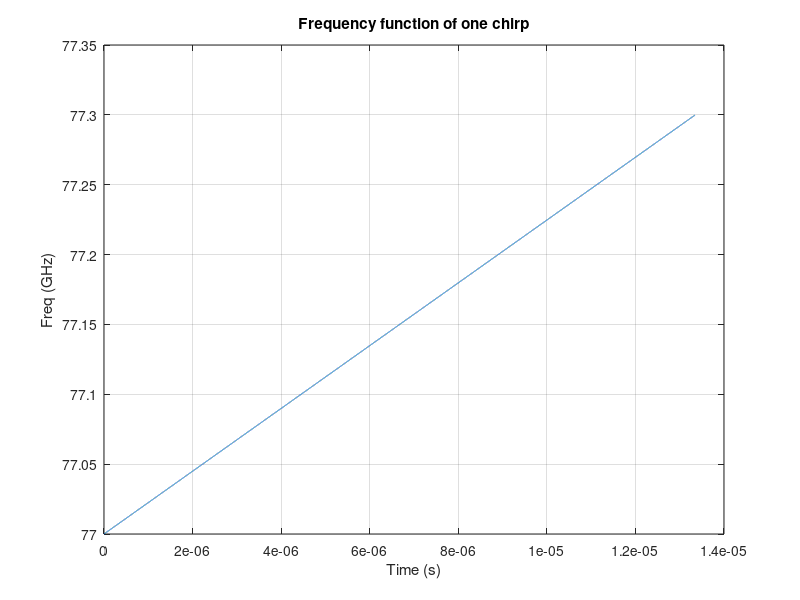
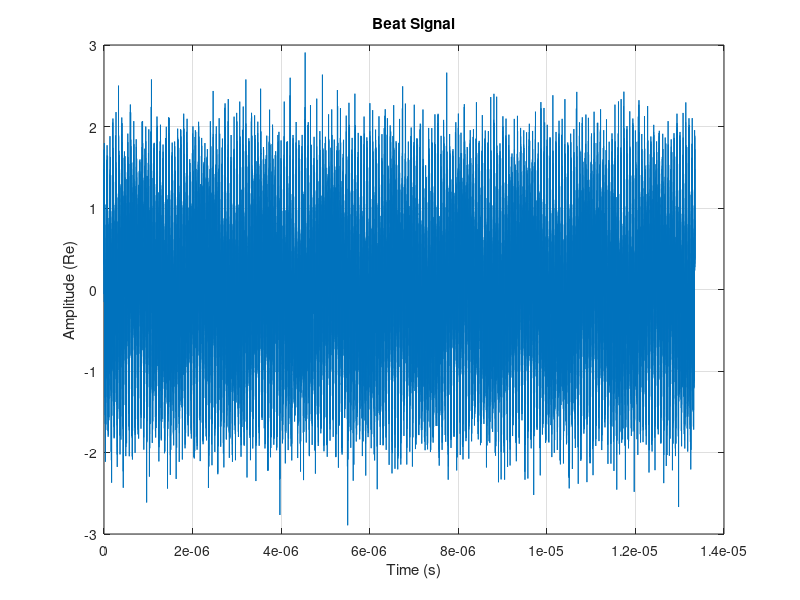
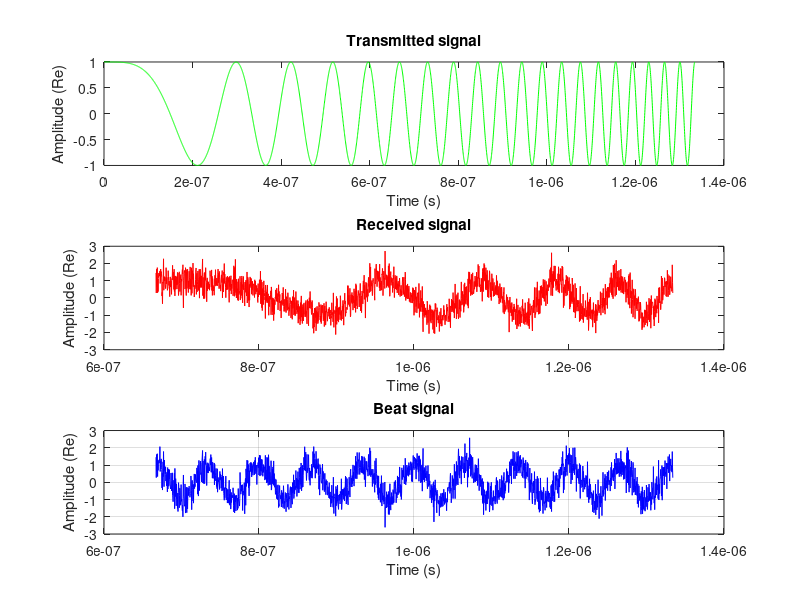
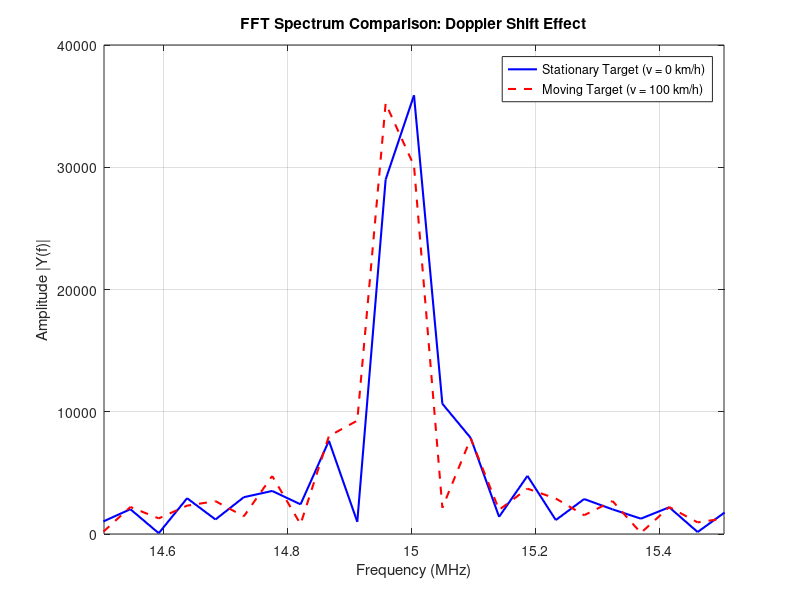

Write the MATLAB code that produced these figures, in order. (Note: this script raises an error after producing the figures.)
clc;
clear;
close all;

% #### PART 1 MANUAL DEFINITION OF SIGNALS ####
               
c = 299792458;  % Light speed const in m/s
fc = 77e9;      % Carrier frequency (77 GHz - standard for automotive radars)

% ---- Project requirements -----

max_range = 200;                        % Maximal range in meters
range_resolution = 0.5;                 % Minimal distinguishable difference in distance in meters
max_velocity = 150;                     % Maximal velocity of measured target in km/h
bandwidth_ = c / (2*range_resolution);  % Bandwidth of our signal 
t_of_flight = 2*max_range/c;            % Time required to signal travel both ways 

% Value below is increased by some factor in order to obtain sufficient
% amount of time to compare it to beat signal
t_sweep = 10 * t_of_flight;             % Duration of 1 chirp 
slope = bandwidth_/t_sweep;             % Frequency slope of chirp
fs = 10*bandwidth_;                     % Sampling frequency

% Ploting parameters
disp(['System parameters        ', 'value']);
disp('------------------------------------');
disp(['Carrier frequency :      ', num2str(fc/1e9), ' GHz']);
disp(['Maximum target range:    ', num2str(max_range), ' m']);
disp(['Measurement resolution:  ', num2str(range_resolution), ' m']);
disp(['Maximum target velocity: ', num2str(max_velocity), ' km/h']);
disp(['Chirp time :             ', num2str(t_sweep*1e6), ' us']);
disp(['Bandwidth :              ', num2str(bandwidth_/1e9), ' GHz']);
disp(['Chirp time (t_sweep):    ', num2str(t_sweep*1e6), ' us']);
disp(['Slope:                   ', num2str(slope/1e12), ' THz/s']);
disp(['Sampling frequency:      ', num2str(fs/1e9), ' GHz']);
disp(' ');

% ---- Target definition ---- 
target_range_0 = 100;   % In meters
target_vel_0 = 0;       % In km/h

target_range_1 = target_range_0;   % In meters
target_vel_1 = 100;     % In km/h

% ---- Signal definition ----

t = 0: (1/fs) : t_sweep;             % Time vector for one chirp
phase_tx = (2*pi*slope*t.^2)/2;      % Phase of one chirp
signal_tx = exp(1j * phase_tx);      % Definition of transitted signal

% % Diagnostic print
% figure;
% plot(t(1:500), real(signal_tx(1:500)));
% title('Begining of transmition signal (Re)');
% xlabel('Time (s)');
% ylabel('Amplittude');
freq_function = (fc + slope * t)/1e9;
figure;
plot(t, freq_function);
title('Frequency function of one chirp');
xlabel('Time (s)');
ylabel('Freq (GHz)');
grid on;
% ---- Signal propagation and echo ----

%Calculation for our first target (target_0)
tau = (2 * target_range_0) / c;                                         % This is our signal travel time (round-trip)
lambda = c / fc;                                                        % wavelenght
f_d_0 = (2 * target_vel_0 * 1000 / 3600) / lambda;                      % Doppler frequency 
phase_rx = (2 * pi * slope * (t-tau).^2) / 2;                           % Reciving signal phase
doppler_shift_signal_0 = exp(1j * 2 * pi * f_d_0 * t);                  % Generationg doppler shift signal
noise = 0.5 * (randn(size(t)) + 1j * randn(size(t)));                   % Generating complex gausian noise 
signal_rx_0 = (exp(1j * phase_rx) .* doppler_shift_signal_0) + noise;   % Return signal with noise and phase shift

%Calculation for our first target (target_1)
f_d_1 = (2 * target_vel_1 * 1000 / 3600) / lambda;                      % Doppler frequency 
doppler_shift_signal_1 = exp(1j * 2 * pi * f_d_1 * t);                  % Generationg doppler shift signal
signal_rx_1 = (exp(1j * phase_rx) .* doppler_shift_signal_1) + noise;   % Return signal with noise and phase shift


% We multiply signals to make use of exponent adding properiety of a
% signals
disp('Comparison od stationary and non stationary target');
disp('------------------------------------');
disp(['Travel time for target_0:              ', num2str(tau), ' s']);
disp(['Doppler freqency for target_0 (vel=0): ', num2str(f_d_0/1e6), ' MHz']);
disp(['Travel time for target_1:              ', num2str(tau), ' s']);
disp(['Doppler freqency for target_1 (vel>0): ', num2str(f_d_1/1e6), ' MHz']);
% ---- Beat signal ----

beat_signal_0 = signal_tx .* conj(signal_rx_0);                         % Generating beat signal for target_0
beat_signal_1 = signal_tx .* conj(signal_rx_1);                         % Generating beat signal for target_1
% Beat signal is generated using Complex Conjugate function, by that we
% ramowe our tx component of recived signal (we subtract it)

% ---- printing results ----
figure;
plot(t, real(beat_signal_0));
title('Beat Signal');
xlabel('Time (s)');
ylabel('Amplitude (Re)');
grid on;
figure;
subplot(3,1,1);
plot(t(1:4000), real(signal_tx(1:4000)),'-g');
xlabel('Time (s)');
ylabel('Amplitude (Re)');
title('Transmitted signal');
subplot(3,1,2);
t_start = round(tau*fs)+1;
plot(t(t_start:4000), real(signal_rx_0(t_start:4000)),'-r');
xlabel('Time (s)');
ylabel('Amplitude (Re)');
title('Received signal');
subplot(3,1,3);
plot(t(t_start:4000), real(beat_signal_0(t_start:4000)),'-b');
title('Beat signal');
xlabel('Time (s)');
ylabel('Amplitude (Re)');
grid on;

% ---- Fast Fourier Transform

% For target_0
beat_signal_cleaned_0 = beat_signal_0(t_start:end);        % Cutting of first samples (before received signal arivall)
N_fft_0 = 2^nextpow2(length(beat_signal_cleaned_0));       % Optymalizing fft transform function
fft_0 = fft(beat_signal_cleaned_0, N_fft_0);               % Fast Fourier transform
fft_shifted_0 = fftshift(fft_0);                           % Shifting order

% For target_1
beat_signal_cleaned_1 = beat_signal_1(t_start:end);        % Cutting of first samples (before received signal arivall)
N_fft_1 = 2^nextpow2(length(beat_signal_cleaned_1));       % Optymalizing fft transform function
fft_1 = fft(beat_signal_cleaned_1, N_fft_1);               % Fast Fourier transform
fft_shifted_1 = fftshift(fft_1);                           % Shifting order

f_axis = fs * (-N_fft_0/2 : N_fft_0/2 - 1) / N_fft_0;      % Axis for fft ploting

% FFT ploting
figure;
plot(f_axis/1e6, abs(fft_shifted_0), 'b-', 'LineWidth', 1.5); 
hold on;
plot(f_axis/1e6, abs(fft_shifted_1), 'r--', 'LineWidth', 1.5); 
hold off;
grid on;
title('FFT Spectrum Comparison: Doppler Shift Effect');
xlabel('Frequency (MHz)');
ylabel('Amplitude |Y(f)|');
legend('Stationary Target (v = 0 km/h)', 'Moving Target (v = 100 km/h)');
% Zoom settings
[~, idx_peak] = max(abs(fft_shifted_0));
f_peak_MHz = f_axis(idx_peak) / 1e6;
zoom = 0.5; 
xlim([f_peak_MHz - zoom, f_peak_MHz + zoom]);

% ---- Spectrogram of chirp ----

%Spectrogram parametrs
window_size = 1024;
overlap = 1000;
nfft = 2048;
% Spectrogram plotting 
figure;
[s, f, t_spec] = spectrogram(signal_tx, window_size, overlap, nfft, fs);    % Generating data for spectrogram plot
s_db = 10 * log10((abs(s)).^2 +eps);                                        % Converting to db Power scale , we add eps, which is relly inrelevant
                                                                            % positive number that allows to deal with log10(0) = -inf rule and by that we can scale our spectrogram properetly 
imagesc(t_spec * 1e6, f / 1e6, s_db);                                       % Plotting spectrogram
ylim([0, bandwidth_ / 1e6]);
max_val = max(s_db(:));                                                     % Regulate renges of colorbar to get clear colour image
clim([max_val - 60, max_val]); 
set(gca, 'YDir', 'normal');                                                 % We rotate y axis to obtain growing in up direction
colormap('jet');
c = colorbar;
c.Label.String = 'Power (dB)';
title('Spetrogram of transmitted signal (TX Chirp)');
xlabel('Time (us)');
ylabel('Frequency (MHz)');

%% 
%   #### PART 2 REALIZATION USING PHASED ARRAY SYSTEM TOOLBOX ####

clc;
clear all;

c = 299792458;  % Light speed const in m/s
fc = 77e9;      % Carrier frequency (77 GHz - standard for automotive radars)
lambda = c/fc;  % Wavelength 

% ---- Project requirements -----

max_range = 200;                                % Maximal range in meters
t_sweep = 5.5 * range2time(max_range, c);       % Duration of 1 chirp 
range_resolution = 0.5;                         % Minimal distinguishable difference in distance in meters
bandwidth_ = rangeres2bw(range_resolution, c);  % Bandwidth of our signal 
slope = bandwidth_/t_sweep;                     % Frequency slope of chirp
fr_max = range2beat(max_range,slope,c);         % Obtaining max freq component of beat signal colerated to distance
max_velocity = 150*1000/3600;                   % Max velocity in meters per second
fd_max = speed2dop(2*max_velocity,lambda);      % Obtaining max freq component of beat signal colerated to speed
fb_max = fr_max+fd_max;                         % Maximum beat signal freq containing distance component as well as velocity component


% ---- HINT ---- 
%{ 
Because an FMCW signal often occupies a large bandwidth, setting the sample rate blindly to twice the bandwidth often 
stresses the capability of A/D converter hardware. To address this issue, you can often choose a lower sample rate.
Consider two things here:

* For a complex sampled signal, the sample rate can be set to the same as the bandwidth.
* FMCW radars estimate the target range using the beat frequency embedded in the dechirped signal. 
   The maximum beat frequency the radar needs to detect is the sum of the beat frequency corresponding to the
   maximum range and the maximum Doppler frequency. Hence, the sample rate only needs to be twice the maximum beat frequency.
%}

fs = max(2*fb_max, bandwidth_); % Securing sample time to meet sapling requirement

%{
 For our simulation purpuses we use bandwidth sampling frequency becausewe want to 
 generate our tx_signal. In real radar decoding rx is proceeded in analog
 mixer so we anly need sufficient sampling freq to decode beat signal.
%}

waveform = phased.FMCWWaveform('SweepTime',t_sweep, ...
    'SweepBandwidth',bandwidth_, ...
    'SampleRate',fs, ...
    'SweepInterval', 'Positive');

figure(1);
signal_tx = waveform();
subplot(211); plot(0:1/fs:t_sweep-1/fs,real(signal_tx));
xlabel('Time (s)'); ylabel('Amplitude (v)');
title('FMCW signal (aliasing)'); axis tight;
subplot(212); spectrogram(signal_tx,32,16,32,fs,'yaxis');
title('FMCW signal spectrogram');

% ---- Target definition ---- 

target_range = 100;
target_speed = -96*1000/3600;
car_rcs = db2pow(min(10*log10(target_range)+5,20));      % Simulation of changing size of our target based on a distance  

target = phased.RadarTarget( ...                           % Definition of our target system object from electromagnetic side 
    'MeanRCS',car_rcs, ...
    'PropagationSpeed',c,...
    'OperatingFrequency',fc);

target_motion = phased.Platform( ...                       % Definition another system object which describes movement of a target
    'InitialPosition',[target_range;0;0.5],...
    'Velocity',[target_speed;0;0]);

channel = phased.FreeSpace( ...                            % Definition of another system object which describes wave propagation model
    'PropagationSpeed',c,...
    'OperatingFrequency',fc, ...
    'SampleRate',fs, ...
    'TwoWayPropagation',true);

% Hardware config
ant_aperture = 6.06e-4;                         % in square meter
ant_gain = aperture2gain(ant_aperture,lambda);  % in dB

tx_ppower = db2pow(5)*1e-3;                     % in watts
tx_gain = 9+ant_gain;                           % in dB

rx_gain = 15+ant_gain;                          % in dB
rx_nf = 4.5;                                    % in dB

% Definition of transmiter and receiver system objects
transmitter = phased.Transmitter('PeakPower',tx_ppower,'Gain',tx_gain);
receiver = phased.ReceiverPreamp('Gain',rx_gain,'NoiseFigure',rx_nf,'SampleRate',fs);

% Definition of transmitter movement system object
radar_speed = 10*1000/3600;
radar_motion = phased.Platform('InitialPosition',[0;0;0.5],...
    'Velocity',[radar_speed;0;0]);
% Configuration of spectrum analizer, we chec if our signal didn't got lost
% in noise
specanalyzer = spectrumAnalyzer('SampleRate',fs, ...
    'Method','welch','AveragingMethod','running', ...
    'PlotAsTwoSidedSpectrum',true, 'FrequencyResolutionMethod','rbw', ...
    'Title','Spectrum for received and dechirped signal', ...
    'ShowLegend',true, ...
    'ChannelNames', {'Transmitted Signal', 'Dechirped (Beat) Signal'});


rng(2012);                  % Defining randomnes to be the same in every program run
Nsweep = 64;                % Numer of chirps for measurment
xr = complex(zeros(waveform.SampleRate*waveform.SweepTime,Nsweep)); % Data storage 2D matrix, 

for m = 1:Nsweep
    % Update radar and target positions
    [radar_pos,radar_vel] = radar_motion(waveform.SweepTime);
    [tgt_pos,tgt_vel] = target_motion(waveform.SweepTime);

    % Transmit FMCW waveform
    sig = waveform();
    txsig = transmitter(sig);

    % Propagate the signal and reflect off the target
    txsig = channel(txsig,radar_pos,tgt_pos,radar_vel,tgt_vel);
    txsig = target(txsig);

    % Dechirp the received radar return
    txsig = receiver(txsig);
    dechirpsig = dechirp(txsig,sig);

    % Visualize the spectrum
    specanalyzer([txsig dechirpsig]);
    % Data collection
    xr(:,m) = dechirpsig;
end

rngdopresp = phased.RangeDopplerResponse('PropagationSpeed',c,...
    'DopplerOutput','Speed','OperatingFrequency',fc,'SampleRate',fs,...
    'RangeMethod','FFT','SweepSlope',slope,...
    'RangeFFTLengthSource','Property','RangeFFTLength',2048,...
    'DopplerFFTLengthSource','Property','DopplerFFTLength',256);

clf;
figure(2);
plotResponse(rngdopresp,xr);                     % Plot range Doppler map
axis([-max_velocity max_velocity 0 max_range]);
title('Range-Doppler Map');
